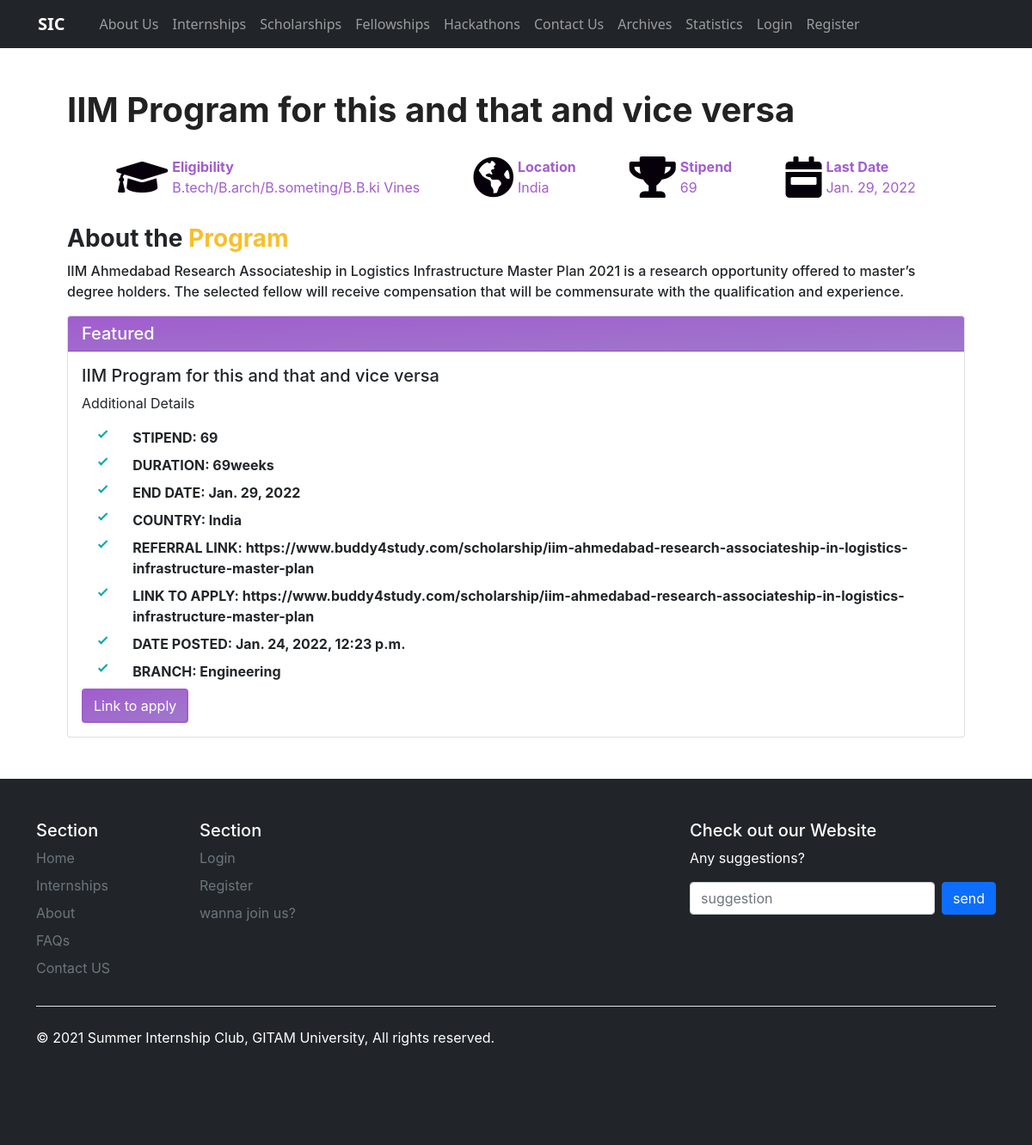
The page /scholarships/search/IIM Program for this and that and vice versa/ on the database as committed earlier.
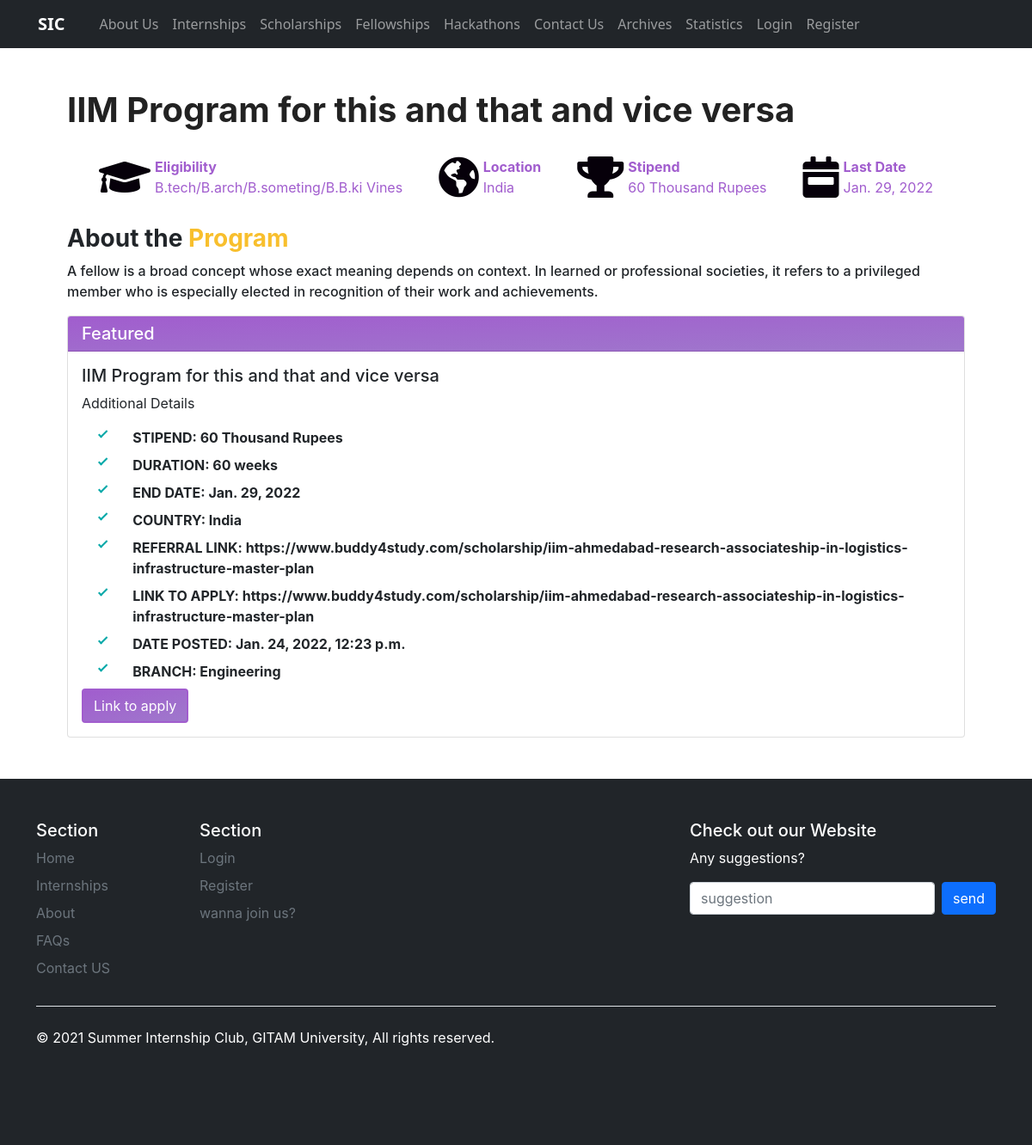
The same page on the database as committed later.
### page/models.py (models this page shows, shortened)
class Scolarships(models.Model):
    name = models.CharField(max_length=150)
    eligibility = models.CharField(max_length=150)
    description = models.TextField()
    university_organization = models.CharField(max_length=100, null=True)
    stipend = models.CharField(max_length=80)
    duration = models.CharField(max_length=80)
    end_date = models.DateField()
    country = models.CharField(max_length=50)
    branch = models.CharField(max_length=50, choices=BRANCH_CHOICES, default='Everyone')
    referral_link = models.CharField(max_length=150, null=True)
    link_to_apply = models.CharField(max_length=150)
    date_posted = models.DateTimeField(default=timezone.now, blank=False)

### page/views.py (the view)
# urls.py: path('scholarships/search/<str:name>/', views.specific_scholarship, name='specific_scholarship'),
def specific_scholarship(request, name):
    print("================================")
    print("function triggered")
    print("name: ", name)
    print("type: ", type(name))
    print("================================")
    try:
        post = Scolarships.objects.get(name=name)
    except post.DoesNotExist:
        raise Http404("Fellowship Does Not Exist")
    context = {
            "post": post
        }
    return render(request, 'page/specific_scholarship.html', context)

### page/templates/page/specific_scholarship.html (shortened to what this page needs)
{% extends "page/base.html" %} {% block content %} {% load static %}
<link
  href="https://cdnjs.cloudflare.com/ajax/libs/font-awesome/5.13.0/css/all.min.css"
  rel="stylesheet"
/>
<div class="container p-5">
  <div class="heading">
    <h1>
      {{ post.name }}
    </h1>
  </div>
  <div class="banner">
    <div class="banner2">
      <i class="fas fa-graduation-cap fa-3x"></i>
      <div>
        <span><b>Eligibility</b></span>
        <p>{{ post.eligibility }}</p>
      </div>
    </div>
    <div class="banner2">
      <i class="fas fa-globe-americas fa-3x"></i>
      <div>
        <span><b>Location</b></span>
        <p>{{ post.country }}</p>
      </div>
    </div>
    <div class="banner2">
      <i class="fas fa-trophy fa-3x"></i>
      <div>
        <span><b>Stipend</b></span>
        <p>{{ post.stipend }}</p>
      </div>
    </div>
    <div class="banner2">
      <i class="fas fa-calendar-week fa-3x"></i>
      <div>
        <span><b>Last Date</b></span>
        <p>{{ post.end_date }}</p>
      </div>
    </div>
  </div>
  <div class="about">
    <h3>About the <span>Program</span></h3>
    <p>
      {{ post.description }}
    </p>
  </div>
  <div class="card">
    <h5 class="card-header">Featured</h5>
    <div class="card-body">
      <h5 class="card-title">{{ post.name }}</h5>
      <p class="card-text">
        Additional Details
      </p>
      <div>
        <ul class="check-list">
          <li>STIPEND: {{ post.stipend }}</li>
          <li>DURATION: {{ post.duration }}</li>
          <li>END DATE: {{ post.end_date }}</li>
          <li>COUNTRY: {{ post.country }}</li>
          <li>REFERRAL LINK: {{ post.referral_link }}</li>
          <li>LINK TO APPLY: {{ post.link_to_apply }}</li>
          <li>DATE POSTED: {{ post.date_posted }}</li>
          <li>BRANCH: {{ post.branch }}</li>
        </ul>
      </div>
      <a href="{{ post.link_to_apply }}" class="btn btn-primary"
        >Link to apply</a
      >
    </div>
  </div>
</div>
{% endblock content %}

Rows that differ between the two databases and show on the page:
changed Scolarships "IIM Program for this and that and vice versa": stipend "69" → "60 Thousand Rupees"; description "IIM Ahmedabad Research Associateship in Logistics Infrastructure Master Plan 2021 is a research opportunity offered to master’s degree holders. The selected fellow will receive compensation that will be commensurate with the qualification and experience." → "A fellow is a broad concept whose exact meaning depends on context. In learned or professional societies, it refers to a privileged member who is especially elected in recognition of their work and achievements."; duration "69weeks" → "60 weeks"
